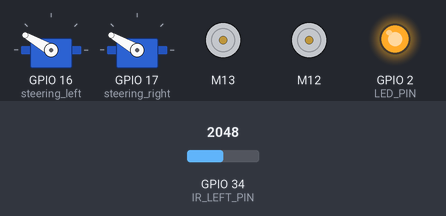
This sketch was run on a simulated ESP32. On the bench: 2 × servo, 2 × DC motor (green arrow = forward, orange = backward, longer = faster), output pins drawn as LEDs (lit = HIGH). Inputs (shaded band) come from the test bench; at power-on: GPIO 34 (IR_LEFT_PIN) = 2048. What the sketch prints to the serial monitor is not drawn.

Above: at 4.2 s.
4.3 s: GPIO 34 (IR_LEFT_PIN) set to 325
6.7 s: GPIO 34 (IR_LEFT_PIN) set to 272
At 7.3 s:
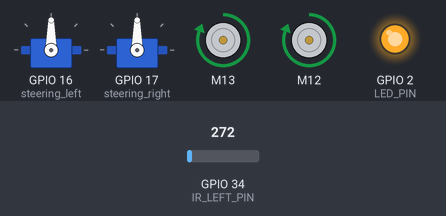
8.4 s: GPIO 34 (IR_LEFT_PIN) set to 491
At 8.8 s:
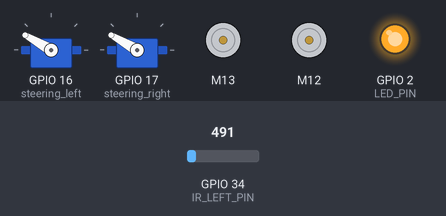
Timing chart, 0 to 62.4 s (numbered marks = the images above; inputs shaded):
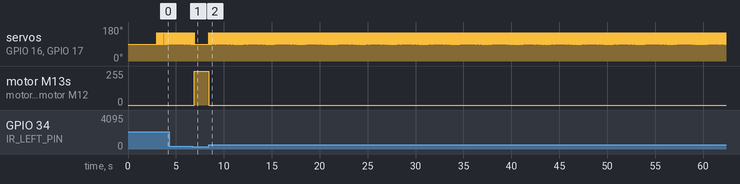

Measured:
- the behaviour switches between 296 and 295 on GPIO 34 (IR_LEFT_PIN) (found by bisection; images 0 and 1)
- after the input at 6.7 s, servo on GPIO 16 (steering_left), servo on GPIO 17 (steering_right): goes on until 6.9 s, then stays 90°; motor M13, motor M12: stopped → forward 255/255 after 0.21 s
- after the input at 8.4 s, servo on GPIO 16 (steering_left), servo on GPIO 17 (steering_right): 90° → 150° at once, then moves between 90° and 150°, repeating every 2.9 s; motor M13, motor M12: forward 255/255 → stopped at once
- by itself, servo on GPIO 16 (steering_left), servo on GPIO 17 (steering_right): repeats every 0.41 s: 90° 0.01 s, 150° 0.09 s, 90° 0.01 s, 150° 0.03 s, 90° 0.02 s, 150° 0.09 s, 2 × (90° 0.02 s, 150° 0.02 s), 90° 0.01 s, 150° 0.06 s

The sketch:

project_with_pid.ino
```cpp
#include <ESP32Servo.h>
#include "ESC.h"
#include <PID_v1.h>

#define LED_PIN 2
#define IR_LEFT_PIN 34

#define ESC_LEFT_PIN 13
#define ESC_RIGHT_PIN 12

#define SPEED_MIN 1000
#define SPEED_MAX 1220 // Limit speed to 1220

const float A2 = 295992.240;
const float B2 = -1.334;

ESC myESC_L(ESC_LEFT_PIN, SPEED_MIN, SPEED_MAX, 500);
ESC myESC_R(ESC_RIGHT_PIN, SPEED_MIN, SPEED_MAX, 500);

Servo steering_right, steering_left;

// PID Variables
double input, output, setpoint = 150.0; // Setpoint at 150 cm
PID myPID(&input, &output, &setpoint, 2.0, 1.0, 1.0, DIRECT); // Tuned values: Kp, Ki, Kd

// Time tracking
unsigned long previousMillis = 0;
const unsigned long sensorInterval = 100;

// Safety variables
const float safety_distance = 150.0;
double sensorLeft = 0;
float disLeft = 40.0;

void setup() {
  Serial.begin(115200);

  // Attach servos
  steering_left.attach(16);
  steering_right.attach(17);
  steering_left.write(90);
  steering_right.write(90);

  // Set up LED pin
  pinMode(LED_PIN, OUTPUT);
  digitalWrite(LED_PIN, HIGH);

  // Set up IR sensor pin
  pinMode(IR_LEFT_PIN, INPUT);

  // Initialize ESCs
  myESC_L.arm();
  Serial.println("Left ESC armed.");
  delay(1000);
  myESC_R.arm();
  Serial.println("Right ESC armed.");
  delay(2000);

  // Initialize PID
  myPID.SetMode(AUTOMATIC);
  myPID.SetOutputLimits(SPEED_MIN, SPEED_MAX); // Limit motor speed
}

void loop() {
  unsigned long currentMillis = millis();

  // Sensor reading and distance calculation
  if (currentMillis - previousMillis >= sensorInterval) {
    previousMillis = currentMillis;

    // Read sensor value
    sensorLeft = (analogRead(IR_LEFT_PIN) + sensorLeft) / 2;

    if (sensorLeft <= 0) {
      disLeft = 40.0; // Default to a minimum distance
    } else {
      disLeft = A2 * pow(sensorLeft, B2);
    }

    // Update PID input
    input = disLeft;

    // Debugging
    Serial.print("Sensor Value: ");
    Serial.print(sensorLeft);
    Serial.print(", Distance: ");
    Serial.println(disLeft);
  }

  // If distance is safe, directly set max speed
  if (disLeft > setpoint) {
    myESC_L.speed(SPEED_MAX);
    myESC_R.speed(SPEED_MAX);
    steering_left.write(90);
    steering_right.write(90);
    Serial.println("Distance safe, running at full speed.");
  } else {
    // Compute PID output
    myPID.Compute();

    // Apply PID-controlled speed
    myESC_L.speed(output);
    myESC_R.speed(output);
    steering_left.write(90);
    steering_right.write(90);
    Serial.print("Controlled Speed: ");
    Serial.println(output);
  }

  // Safety stop
  if (disLeft < safety_distance) {
    myESC_L.speed(SPEED_MIN);
    myESC_R.speed(SPEED_MIN);
    steering_left.write(150);
    steering_right.write(150);
    Serial.println("Object detected! Stopping.");

    output = 1000; // Handle output to stop motor
  }
}
```
